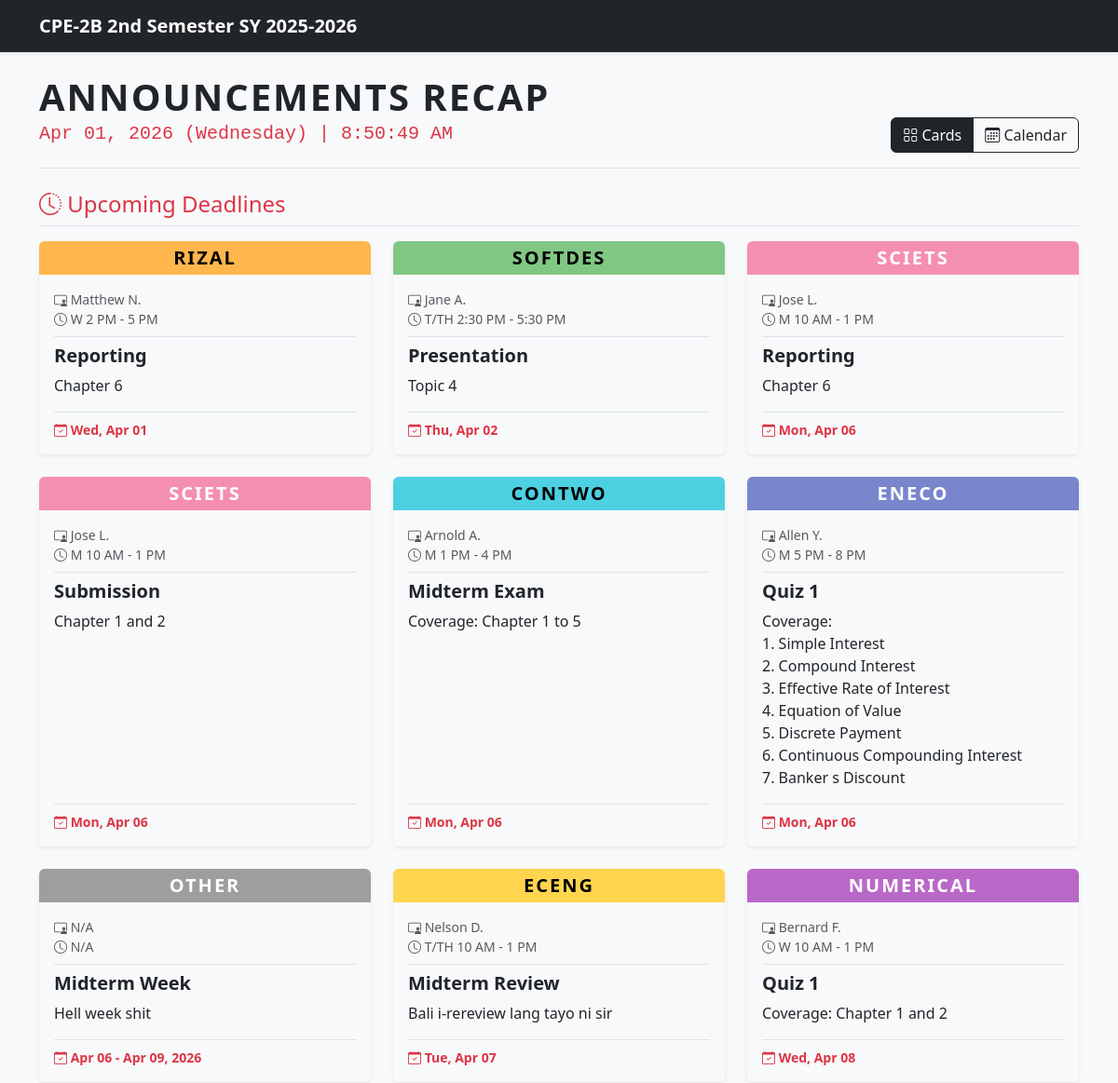
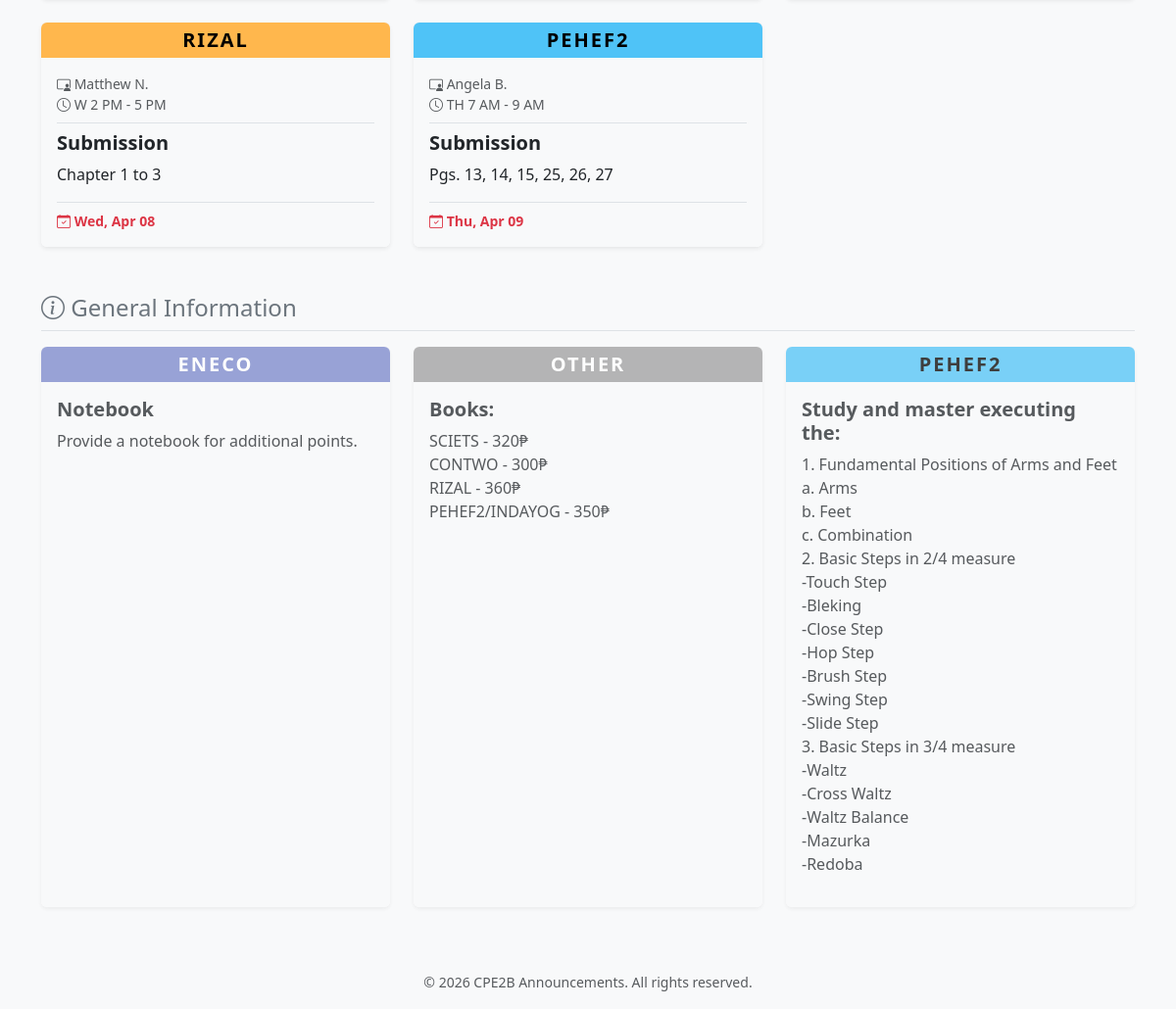
Before: / with the older database file (2 pictures, top to bottom).
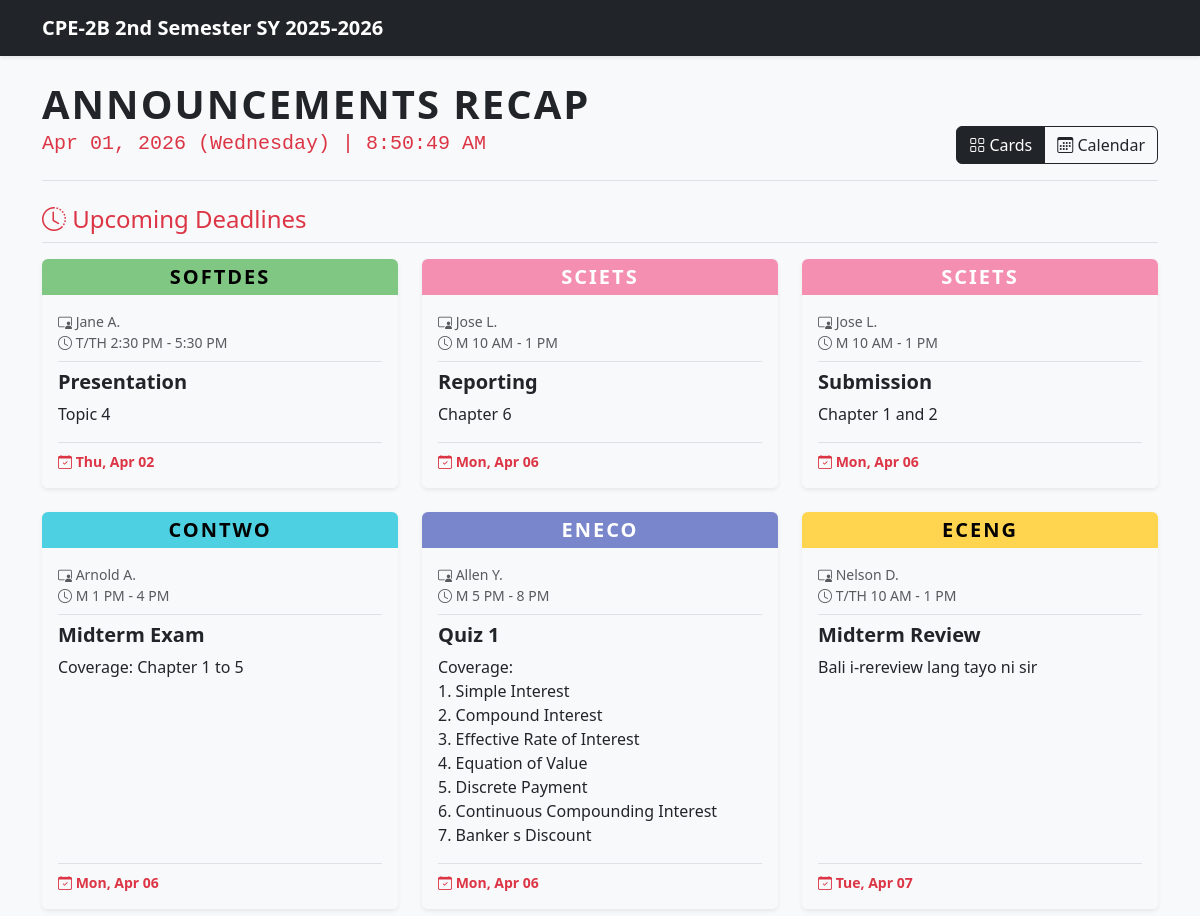
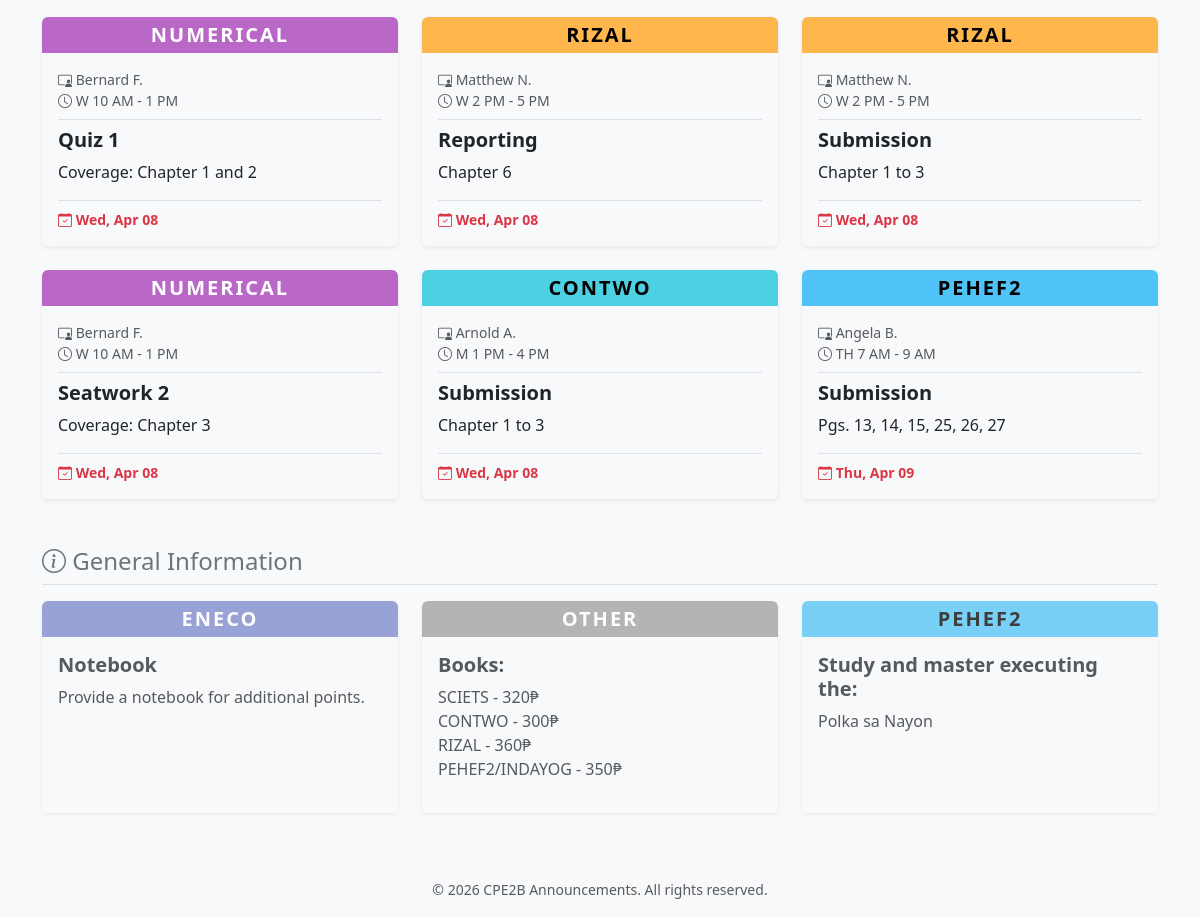
After: the same page with the newer database file (2 pictures, top to bottom).
### tables this page shows
CREATE TABLE IF NOT EXISTS `tbl_announcements` (
  `id` int NOT NULL AUTO_INCREMENT,
  `admin_id` int DEFAULT NULL,
  `subject_id` int DEFAULT NULL,
  `title` varchar(100) NOT NULL,
  `content` text NOT NULL,
  `due_date` date DEFAULT NULL,
  `end_date` date DEFAULT NULL,
  `status` enum('active','archived') DEFAULT 'active',
  `created_at` timestamp NULL DEFAULT CURRENT_TIMESTAMP,
  `updated_at` timestamp NULL DEFAULT CURRENT_TIMESTAMP ON UPDATE CURRENT_TIMESTAMP,
  PRIMARY KEY (`id`),
  KEY `admin_id` (`admin_id`),
  KEY `subject_id` (`subject_id`),
  CONSTRAINT `tbl_announcements_ibfk_1` FOREIGN KEY (`admin_id`) REFERENCES `tbl_admins` (`id`) ON DELETE SET NULL,
  CONSTRAINT `tbl_announcements_ibfk_2` FOREIGN KEY (`subject_id`) REFERENCES `tbl_subjects` (`id`) ON DELETE CASCADE
);

CREATE TABLE IF NOT EXISTS `tbl_subjects` (
  `id` int NOT NULL AUTO_INCREMENT,
  `code` varchar(20) NOT NULL,
  `name` varchar(100) NOT NULL,
  `professor` varchar(100) DEFAULT NULL,
  `schedule` varchar(100) DEFAULT NULL,
  `color_theme` varchar(50) DEFAULT 'bg-other',
  `status` enum('active','archived') DEFAULT 'active',
  `created_at` timestamp NULL DEFAULT CURRENT_TIMESTAMP,
  PRIMARY KEY (`id`)
);

### includes/helpers.php (called while the page is built, shortened)
<?php
function e($string)
{
    return htmlspecialchars($string ?? '', ENT_QUOTES, 'UTF-8');
}
function getActiveAnnouncements($pdo)
{
    return $pdo->query("SELECT a.*, s.code, s.name, s.professor, s.schedule, s.color_theme
                        FROM tbl_announcements a
                        LEFT JOIN tbl_subjects s ON a.subject_id = s.id
                        WHERE a.status = 'active' ORDER BY a.due_date ASC")->fetchAll();
}

### public/index.php (the view, shortened to what this page needs)
<?php
require_once __DIR__ . '/../includes/db.php';
require_once __DIR__ . '/../includes/helpers.php';
$announcements = getActiveAnnouncements($pdo);
$upcomingDeadlines = array_filter($announcements, fn($a) => !empty($a['due_date']));
$generalInfo = array_filter($announcements, fn($a) => empty($a['due_date']));
include __DIR__ . '/../includes/header.php';
?>
<div class="d-flex justify-content-between align-items-end mb-4 mt-3 border-bottom pb-3">
    <div>
        <h1 class="display-6 fw-bold text-uppercase mb-0" style="letter-spacing: 2px;">Announcements Recap</h1>
        <h5 class="text-danger font-monospace mt-1">
            <?= date('M d, Y (l)') ?> | <span id="liveClock"><?= date('h:i:s A') ?></span>
        </h5>
    </div>
    <div class="btn-group" role="group">
        <button class="btn btn-outline-dark active" id="btn-card" onclick="toggleView('card')"><i class="bi bi-grid"></i> Cards</button>
        <button class="btn btn-outline-dark" id="btn-calendar" onclick="toggleView('calendar')"><i class="bi bi-calendar3"></i> Calendar</button>
    </div>
</div>
<div id="view-card">
    <h4 class="text-danger mb-3 border-bottom pb-2"><i class="bi bi-clock-history"></i> Upcoming Deadlines</h4>
    <div class="row row-cols-1 row-cols-md-2 row-cols-lg-3 g-4 mb-5">
        <?php foreach ($upcomingDeadlines as $row): ?>
            <div class="col">
                <div class="card h-100 shadow-sm border-0 announcement-card">
                    <div class="card-header border-0 text-center p-0">
                        <span class='badge w-100 py-2 fs-5 <?= e($row['color_theme']) ?>' style="border-radius: 6px 6px 0 0; letter-spacing: 2px;">
                            <?= e($row['code']) ?>
                        </span>
                    </div>
                    <div class="card-body pt-3 bg-light rounded-bottom d-flex flex-column">
                        <div class="text-muted small mb-2 border-bottom pb-2">
                            <i class="bi bi-person-video3"></i> <?= e($row['professor']) ?> <br>
                            <i class="bi bi-clock"></i> <?= e($row['schedule']) ?>
                        </div>
                        <h5 class="card-title fw-bold text-dark"><?= e($row['title']) ?></h5>
                        <div class="card-text mb-3 flex-grow-1"><?= nl2br(e($row['content'])) ?></div>
                        <div class="mt-auto pt-2 text-danger fw-bold small border-top">
                            <i class="bi bi-calendar-check"></i>
                            <?= $row['end_date'] ? date('M d', strtotime($row['due_date'])) . ' - ' . date('M d, Y', strtotime($row['end_date'])) : date('D, M d', strtotime($row['due_date'])) ?>
                        </div>
                    </div>
                </div>
            </div>
        <?php endforeach; ?>
    </div>
    <h4 class="text-secondary mb-3 border-bottom pb-2"><i class="bi bi-info-circle"></i> General Information</h4>
    <div class="row row-cols-1 row-cols-md-2 row-cols-lg-3 g-4">
        <?php foreach ($generalInfo as $row): ?>
            <div class="col">
                <div class="card h-100 shadow-sm border-0 announcement-card opacity-75">
                    <div class="card-header border-0 text-center p-0">
                        <span class='badge w-100 py-2 fs-5 <?= e($row['color_theme']) ?>' style="border-radius: 6px 6px 0 0; letter-spacing: 2px;"><?= e($row['code']) ?></span>
                    </div>
                    <div class="card-body pt-3 bg-light rounded-bottom d-flex flex-column">
                        <h5 class="card-title fw-bold text-dark"><?= e($row['title']) ?></h5>
                        <div class="card-text mb-3 flex-grow-1"><?= nl2br(e($row['content'])) ?></div>
                    </div>
                </div>
            </div>
        <?php endforeach; ?>
    </div>
</div>
<?php include __DIR__ . '/../includes/footer.php'; ?>

### includes/header.php (shortened to what this page needs)
<?php
require_once __DIR__ . '/../config/config.php';
?>
<!DOCTYPE html>
<html lang="en">
<head>
    <link href="https://cdn.jsdelivr.net/npm/bootstrap@5.3.0/dist/css/bootstrap.min.css" rel="stylesheet">
    <link rel="stylesheet" href="https://cdn.jsdelivr.net/npm/bootstrap-icons@1.10.5/font/bootstrap-icons.css">
    <link rel="stylesheet" href="/assets/css/style.css">
</head>
<body class="bg-light">
    <nav class="navbar navbar-expand-lg navbar-dark bg-dark mb-4 shadow-sm">
        <div class="container">
            <a class="navbar-brand fw-bold" href="/"> CPE-2B 2nd Semester SY 2025-2026</a>
        </div>
    </nav>
    <div class="container pb-5">
        <?php require_once __DIR__ . '/helpers.php';
        displayFlash(); ?>

### includes/footer.php (shortened to what this page needs)
</div>
<footer class="text-center py-3 text-muted mt-auto">
    <small>&copy; <?= date('Y') ?> <?= APP_NAME ?>. All rights reserved.</small>
</footer>
</body>
</html>

### assets/css/style.css (style rules this page uses)
body { background-color: #f8f9fa; font-family: "Segoe UI", Tahoma, Geneva, Verdana, sans-serif; }
.announcement-card { transition: transform 0.2s; }
.bg-sciets { background-color: #f48fb1 !important; color: #fff !important; }
.bg-contwo { background-color: #4dd0e1 !important; color: #000 !important; }
.bg-eneco { background-color: #7986cb !important; color: #fff !important; }
.bg-eceng { background-color: #ffd54f !important; color: #000 !important; }
.bg-softdes { background-color: #81c784 !important; color: #000 !important; }
.bg-numerical { background-color: #ba68c8 !important; color: #fff !important; }
.bg-rizal { background-color: #ffb74d !important; color: #000 !important; }
.bg-pehef2 { background-color: #4fc3f7 !important; color: #000 !important; }
.bg-other { background-color: #9e9e9e !important; color: #fff !important; }

Changed rows visible on the page:
removed tbl_announcements: subject.code "OTHER", subject.professor "N/A", subject.schedule "N/A", title "Midterm Week", content "Hell week shit", due_date "Apr 06", end_date "Apr 09, 2026", shown under "Upcoming Deadlines"
changed tbl_announcements (number 8 of 15 on the later page): due_date "Wed, Apr 01" → "Wed, Apr 08"; moves down the list
added tbl_announcements: subject.code "NUMERICAL", subject.professor "Bernard F.", subject.schedule "W 10 AM - 1 PM", title "Seatwork 2", content "Coverage: Chapter 3", due_date "Wed, Apr 08", shown under "Upcoming Deadlines"
added tbl_announcements: subject.code "CONTWO", subject.professor "Arnold A.", subject.schedule "M 1 PM - 4 PM", title "Submission", content "Chapter 1 to 3", due_date "Wed, Apr 08", shown under "Upcoming Deadlines"
changed tbl_announcements "Study and master executing the:": content "1. Fundamental Positions of Arms and Feet a. Arms b. Feet c. Combination 2. Basic Steps in 2/4 measure -Touch Step -Bleking -Close Step -Hop Step -Brush Step -Swing Step -Slide Step 3. Basic Steps in 3/4 measure -Waltz -Cross Waltz -Waltz Balance -Mazurka -Redoba" → "Polka sa Nayon"
